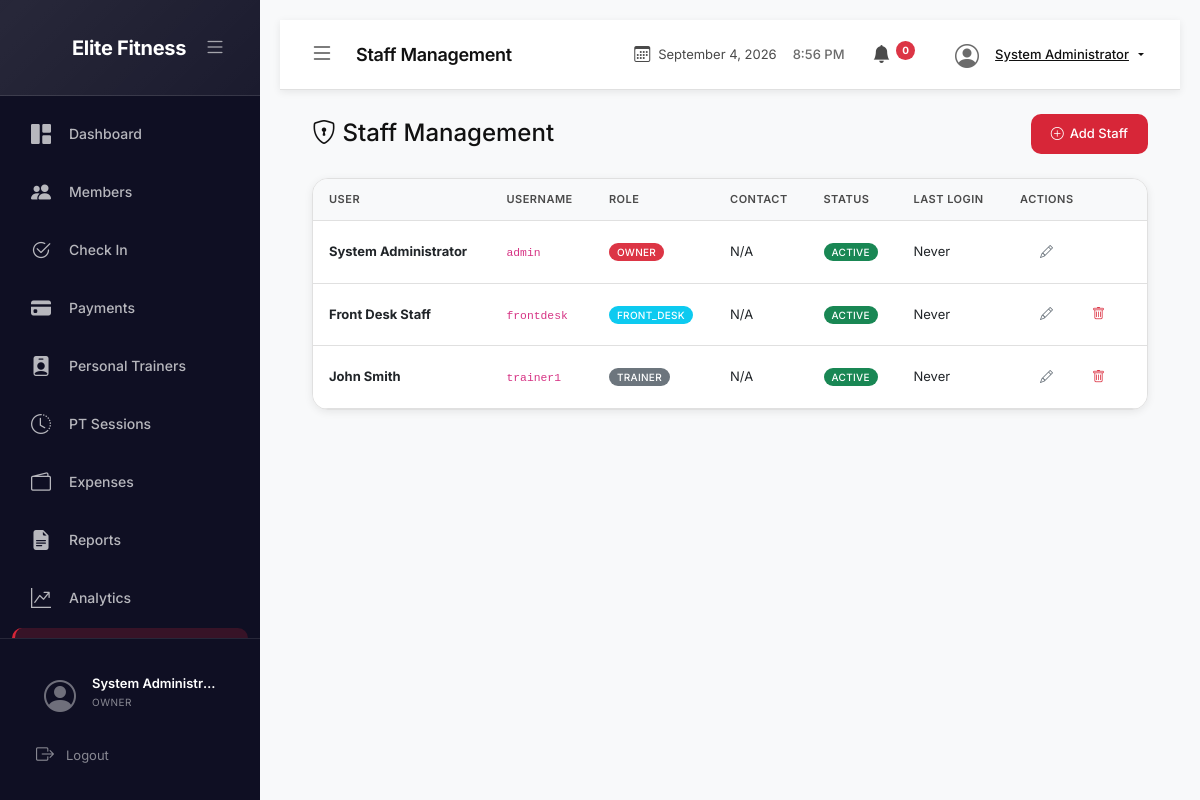
The app's page /staff/index.php (signed in) with its own data.
### tables this page shows
CREATE TABLE users (
    user_id INT PRIMARY KEY AUTO_INCREMENT,
    username VARCHAR(50) UNIQUE NOT NULL,
    password_hash VARCHAR(255) NOT NULL,
    email VARCHAR(100) UNIQUE NOT NULL,
    full_name VARCHAR(100) NOT NULL,
    role ENUM('owner', 'front_desk', 'trainer') NOT NULL,
    contact_number VARCHAR(20),
    profile_image VARCHAR(255),
    last_login DATETIME,
    status ENUM('active', 'inactive') DEFAULT 'active',
    created_at TIMESTAMP DEFAULT CURRENT_TIMESTAMP,
    updated_at TIMESTAMP DEFAULT CURRENT_TIMESTAMP ON UPDATE CURRENT_TIMESTAMP,
    INDEX idx_role (role),
    INDEX idx_status (status),
    INDEX idx_username (username)
);

### includes/functions.php (called while the page is built, shortened)
<?php
function getCurrentUserId() {
    return isset($_SESSION['user_id']) ? (int)$_SESSION['user_id'] : null;
}
?>

### staff/index.php (the view, shortened to what this page needs)
<?php
require_once '../config/config.php';
try {
    $stmt = $pdo->prepare("
        SELECT u.*,
               (SELECT COUNT(*) FROM audit_logs WHERE user_id = u.user_id) as total_actions
        FROM users u
        ORDER BY u.role, u.full_name
    ");
    $stmt->execute();
    $staff = $stmt->fetchAll();
} catch (PDOException $e) {
    error_log('Get staff error: ' . $e->getMessage());
    $staff = [];
}
include '../includes/header.php';
?>
<body>
    <div class="app-container">
        <?php include '../includes/sidebar.php'; ?>
        <div class="main-content">
            <?php include '../includes/navbar.php'; ?>
            <div class="content-wrapper">
                <div class="d-flex align-items-center justify-content-between mb-4">
                    <h4 class="mb-0"><i class="bi bi-shield-lock"></i> Staff Management</h4>
                    <a href="add.php" class="btn btn-primary">
                        <i class="bi bi-plus-circle"></i> Add Staff
                    </a>
                </div>
                <div class="card modern-card">
                    <div class="card-body p-0">
                        <div class="table-responsive">
                            <table class="table table-hover mb-0">
                                <thead>
                                    <tr>
                                        <th>User</th>
                                        <th>Username</th>
                                        <th>Role</th>
                                        <th>Contact</th>
                                        <th>Status</th>
                                        <th>Last Login</th>
                                        <th>Actions</th>
                                    </tr>
                                </thead>
                                <tbody>
                                    <?php if (empty($staff)): ?>
                                    <tr>
                                        <td colspan="7" class="text-center text-muted py-4">
                                            <i class="bi bi-shield-lock" style="font-size: 32px; display: block; margin-bottom: 8px;"></i>
                                            No staff accounts found.
                                        </td>
                                    </tr>
                                    <?php else: ?>
                                        <?php foreach ($staff as $user): ?>
                                        <tr>
                                            <td>
                                                <strong><?php echo htmlspecialchars($user['full_name']); ?></strong>
                                            </td>
                                            <td><code><?php echo htmlspecialchars($user['username']); ?></code></td>
                                            <td>
                                                <span class="badge <?php
                                                    echo $user['role'] === 'owner' ? 'bg-danger' :
                                                         ($user['role'] === 'front_desk' ? 'bg-info' : 'bg-secondary');
                                                ?>">
                                                    <?php echo ucfirst($user['role']); ?>
                                                </span>
                                            </td>
                                            <td><?php echo htmlspecialchars($user['contact_number'] ?? 'N/A'); ?></td>
                                            <td>
                                                <span class="badge <?php echo $user['status'] === 'active' ? 'bg-success' : 'bg-secondary'; ?>">
                                                    <?php echo ucfirst($user['status']); ?>
                                                </span>
                                            </td>
                                            <td>
                                                <?php echo $user['last_login'] ? formatDate($user['last_login']) . ' ' . formatTime($user['last_login']) : 'Never'; ?>
                                            </td>
                                            <td>
                                                <div class="btn-group btn-group-sm">
                                                    <a href="edit.php?id=<?php echo $user['user_id']; ?>" class="btn btn-outline-secondary">
                                                        <i class="bi bi-pencil"></i>
                                                    </a>
                                                    <?php if ($user['user_id'] != getCurrentUserId()): ?>
                                                    <button class="btn btn-outline-danger" onclick="deleteStaff(<?php echo $user['user_id']; ?>)">
                                                        <i class="bi bi-trash"></i>
                                                    </button>
                                                    <?php endif; ?>
                                                </div>
                                            </td>
                                        </tr>
                                        <?php endforeach; ?>
                                    <?php endif; ?>
                                </tbody>
                            </table>
                        </div>
                    </div>
                </div>
            </div>
            <?php include '../includes/footer.php'; ?>
</body>
</html>

### assets/css/style.css (style rules this page uses)
:root { --primary-dark: #0f0f23; --secondary-dark: #1a1a3b; --card-bg: #ffffff; --light-bg: #f8f9fa; --accent-color: #d72638; --accent-hover: #c01f30; --accent-gradient: linear-gradient(135deg, #d72638, #c01f30); --text-primary: #111111; --text-secondary: #4a4a4a; --text-light: #6b6b6b; --border-color: #e0e0e0; --border-light: #f0f0f0; --success-color: #28a745; --warning-color: #ffc107; --danger-color: #dc3545; --info-color: #17a2b8; --sidebar-width: 260px; --sidebar-collapsed: 70px; --navbar-height: 70px; --shadow-sm: 0 2px 8px rgba(0,0,0,0.08); --shadow-md: 0 4px 20px rgba(0,0,0,0.12); --shadow-lg: 0 12px 40px rgba(0,0,0,0.16); --shadow-inset: 0 2px 4px rgba(0,0,0,0.04); --radius-sm: 10px; --radius-md: 16px; --radius-lg: 20px; --radius-card: 12px; --transition: all 0.4s cubic-bezier(0.4, 0, 0.2, 1); --transition-fast: all 0.2s ease; }
* { margin: 0; padding: 0; box-sizing: border-box; }
body { font-family: 'Inter', 'Segoe UI', Roboto, sans-serif; background: var(--light-bg); color: var(--text-primary); overflow-x: hidden; line-height: 1.6; }
a { text-decoration: none; color: var(--accent-color); transition: var(--transition-fast); }
.app-container { display: flex; min-height: 100vh; overflow: hidden; }
.main-content { flex: 1; min-height: 100vh; padding: 20px; width: 100%; transition: var(--transition); position: relative; z-index: 100; margin-left: var(--sidebar-width); }
.content-wrapper { padding: 24px 32px; flex: 1; min-height: 0; }
.modern-card { border: 1px solid var(--border-color); border-radius: var(--radius-md); box-shadow: var(--shadow-sm); overflow: hidden; margin-bottom: 20px; background: #ffffff; transition: var(--transition); }
.modern-card .card-body { padding: 20px; }
.table { font-size: 13px; }
.table thead th { background: var(--light-bg); font-weight: 600; font-size: 11px; text-transform: uppercase; letter-spacing: 0.5px; color: var(--text-secondary); border-bottom: 1px solid var(--border-color); padding: 12px 16px; }
.table tbody td { padding: 11px 16px; vertical-align: middle; border-bottom: 1px solid var(--border-color); }
.table tbody tr { transition: var(--transition-fast); }
.table tbody tr:nth-child(even) { background: rgba(0,0,0,0.02); }
.table tbody .badge { padding: 4px 8px; font-size: 10px; }
.badge { font-weight: 500; padding: 4px 10px; border-radius: 20px; font-size: 11px; text-transform: uppercase; letter-spacing: 0.3px; }
.btn { display: inline-flex; align-items: center; justify-content: center; gap: 6px; padding: 10px 20px; border-radius: var(--radius-sm); font-size: 13px; font-weight: 500; cursor: pointer; border: none; transition: var(--transition-fast); }
.btn i { font-size: inherit; }
.btn-primary { background: var(--accent-color); color: #ffffff; }

### records on screen
users: full_name "System Administrator", username "admin", role "OWNER", contact_number "N/A", status "ACTIVE", shows "Never"
users: full_name "Front Desk Staff", username "frontdesk", role "FRONT_DESK", contact_number "N/A", status "ACTIVE", shows "Never"
users: full_name "John Smith", username "trainer1", role "TRAINER", contact_number "N/A", status "ACTIVE", shows "Never"

### other values on screen
$_SESSION['full_name'] "System Administr…"
$_SESSION['role'] "OWNER"
$page_title "Staff Management"
$_SESSION['full_name'] "System Administrator"
